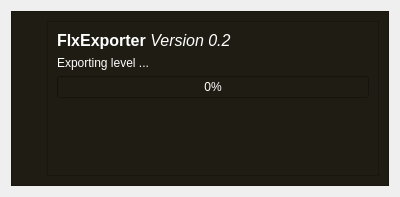
<?xml version="1.0" encoding="UTF-8"?>
<ui version="4.0">
 <class>ProgressDialog</class>
 <widget class="QDialog" name="ProgressDialog">
  <property name="geometry">
   <rect>
    <x>0</x>
    <y>0</y>
    <width>400</width>
    <height>197</height>
   </rect>
  </property>
  <property name="windowTitle">
   <string>Dialog</string>
  </property>
  <layout class="QHBoxLayout" name="horizontalLayout">
   <item>
    <widget class="QFrame" name="frame_2">
     <property name="styleSheet">
      <string notr="true">background-color: rgb(31, 28, 19);</string>
     </property>
     <property name="frameShape">
      <enum>QFrame::StyledPanel</enum>
     </property>
     <property name="frameShadow">
      <enum>QFrame::Raised</enum>
     </property>
     <layout class="QHBoxLayout" name="horizontalLayout_3">
      <item>
       <layout class="QVBoxLayout" name="verticalLayout_2">
        <item>
         <widget class="QLabel" name="label_3">
          <property name="styleSheet">
           <string notr="true">background-color: rgb(31, 28, 19);</string>
          </property>
          <property name="text">
           <string/>
          </property>
          <property name="pixmap">
           <pixmap resource="ASTemplates.qrc">:/flixel.gif</pixmap>
          </property>
         </widget>
        </item>
        <item>
         <spacer name="verticalSpacer">
          <property name="orientation">
           <enum>Qt::Vertical</enum>
          </property>
          <property name="sizeHint" stdset="0">
           <size>
            <width>20</width>
            <height>40</height>
           </size>
          </property>
         </spacer>
        </item>
       </layout>
      </item>
      <item>
       <widget class="QFrame" name="frame">
        <property name="styleSheet">
         <string notr="true">background-color: rgb(31, 28, 19);</string>
        </property>
        <property name="frameShape">
         <enum>QFrame::StyledPanel</enum>
        </property>
        <property name="frameShadow">
         <enum>QFrame::Raised</enum>
        </property>
        <layout class="QVBoxLayout" name="verticalLayout">
         <item>
          <widget class="QLabel" name="label">
           <property name="sizePolicy">
            <sizepolicy hsizetype="Preferred" vsizetype="Fixed">
             <horstretch>0</horstretch>
             <verstretch>0</verstretch>
            </sizepolicy>
           </property>
           <property name="minimumSize">
            <size>
             <width>0</width>
             <height>0</height>
            </size>
           </property>
           <property name="font">
            <font>
             <pointsize>8</pointsize>
             <weight>50</weight>
             <bold>false</bold>
            </font>
           </property>
           <property name="styleSheet">
            <string notr="true">color: rgb(255, 255, 255);</string>
           </property>
           <property name="text">
            <string>&lt;!DOCTYPE HTML PUBLIC &quot;-//W3C//DTD HTML 4.0//EN&quot; &quot;http://www.w3.org/TR/REC-html40/strict.dtd&quot;&gt;
&lt;html&gt;&lt;head&gt;&lt;meta name=&quot;qrichtext&quot; content=&quot;1&quot; /&gt;&lt;style type=&quot;text/css&quot;&gt;
p, li { white-space: pre-wrap; }
&lt;/style&gt;&lt;/head&gt;&lt;body style=&quot; font-family:'MS Shell Dlg 2'; font-size:8.25pt; font-weight:400; font-style:normal;&quot;&gt;
&lt;p style=&quot; margin-top:0px; margin-bottom:0px; margin-left:0px; margin-right:0px; -qt-block-indent:0; text-indent:0px;&quot;&gt;&lt;span style=&quot; font-size:12pt; font-weight:600;&quot;&gt;FlxExporter &lt;/span&gt;&lt;span style=&quot; font-size:12pt; font-style:italic;&quot;&gt;Version 0.2&lt;/span&gt;&lt;/p&gt;&lt;/body&gt;&lt;/html&gt;</string>
           </property>
           <property name="textFormat">
            <enum>Qt::RichText</enum>
           </property>
           <property name="alignment">
            <set>Qt::AlignLeading|Qt::AlignLeft|Qt::AlignVCenter</set>
           </property>
          </widget>
         </item>
         <item>
          <widget class="QLabel" name="label_2">
           <property name="styleSheet">
            <string notr="true">color: rgb(255, 255, 255);</string>
           </property>
           <property name="text">
            <string>Exporting level ...</string>
           </property>
          </widget>
         </item>
         <item>
          <widget class="QProgressBar" name="progressBar">
           <property name="styleSheet">
            <string notr="true">color: rgb(255, 255, 255);</string>
           </property>
           <property name="value">
            <number>0</number>
           </property>
          </widget>
         </item>
         <item>
          <spacer name="verticalSpacer_2">
           <property name="orientation">
            <enum>Qt::Vertical</enum>
           </property>
           <property name="sizeHint" stdset="0">
            <size>
             <width>20</width>
             <height>40</height>
            </size>
           </property>
          </spacer>
         </item>
        </layout>
       </widget>
      </item>
     </layout>
    </widget>
   </item>
  </layout>
 </widget>
 <resources>
  <include location="ASTemplates.qrc"/>
 </resources>
 <connections/>
</ui>
